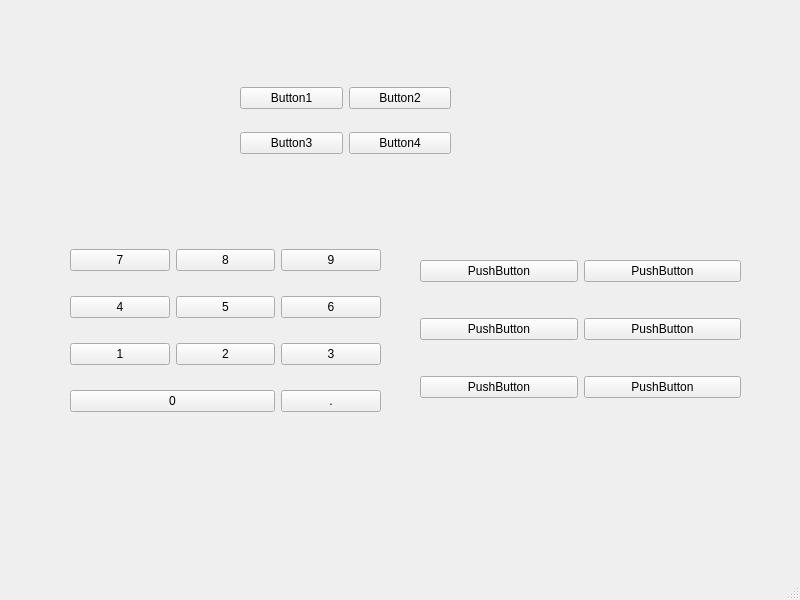
<?xml version="1.0" encoding="UTF-8"?>
<ui version="4.0">
 <class>MainWindow</class>
 <widget class="QMainWindow" name="MainWindow">
  <property name="geometry">
   <rect>
    <x>0</x>
    <y>0</y>
    <width>800</width>
    <height>600</height>
   </rect>
  </property>
  <property name="windowTitle">
   <string>MainWindow</string>
  </property>
  <widget class="QWidget" name="centralwidget">
   <widget class="QWidget" name="gridLayoutWidget">
    <property name="geometry">
     <rect>
      <x>420</x>
      <y>230</y>
      <width>321</width>
      <height>201</height>
     </rect>
    </property>
    <layout class="QGridLayout" name="gridLayout_3">
     <item row="0" column="1">
      <widget class="QPushButton" name="pushButton_16">
       <property name="text">
        <string>PushButton</string>
       </property>
      </widget>
     </item>
     <item row="0" column="0">
      <widget class="QPushButton" name="pushButton_15">
       <property name="text">
        <string>PushButton</string>
       </property>
      </widget>
     </item>
     <item row="1" column="1">
      <widget class="QPushButton" name="pushButton_18">
       <property name="text">
        <string>PushButton</string>
       </property>
      </widget>
     </item>
     <item row="1" column="0">
      <widget class="QPushButton" name="pushButton_17">
       <property name="text">
        <string>PushButton</string>
       </property>
      </widget>
     </item>
     <item row="2" column="0">
      <widget class="QPushButton" name="pushButton_19">
       <property name="text">
        <string>PushButton</string>
       </property>
      </widget>
     </item>
     <item row="2" column="1">
      <widget class="QPushButton" name="pushButton_20">
       <property name="text">
        <string>PushButton</string>
       </property>
      </widget>
     </item>
    </layout>
   </widget>
   <widget class="QWidget" name="">
    <property name="geometry">
     <rect>
      <x>240</x>
      <y>70</y>
      <width>211</width>
      <height>101</height>
     </rect>
    </property>
    <layout class="QGridLayout" name="gridLayout">
     <item row="0" column="0">
      <widget class="QPushButton" name="pushButton">
       <property name="text">
        <string>Button1</string>
       </property>
      </widget>
     </item>
     <item row="0" column="1">
      <widget class="QPushButton" name="pushButton_2">
       <property name="text">
        <string>Button2</string>
       </property>
      </widget>
     </item>
     <item row="1" column="0">
      <widget class="QPushButton" name="pushButton_3">
       <property name="text">
        <string>Button3</string>
       </property>
      </widget>
     </item>
     <item row="1" column="1">
      <widget class="QPushButton" name="pushButton_4">
       <property name="text">
        <string>Button4</string>
       </property>
      </widget>
     </item>
    </layout>
   </widget>
   <widget class="QWidget" name="">
    <property name="geometry">
     <rect>
      <x>70</x>
      <y>230</y>
      <width>311</width>
      <height>201</height>
     </rect>
    </property>
    <layout class="QGridLayout" name="gridLayout_2">
     <item row="0" column="0">
      <widget class="QPushButton" name="pushButton_12">
       <property name="text">
        <string>7</string>
       </property>
      </widget>
     </item>
     <item row="0" column="1">
      <widget class="QPushButton" name="pushButton_11">
       <property name="text">
        <string>8</string>
       </property>
      </widget>
     </item>
     <item row="0" column="2">
      <widget class="QPushButton" name="pushButton_13">
       <property name="text">
        <string>9</string>
       </property>
      </widget>
     </item>
     <item row="1" column="0">
      <widget class="QPushButton" name="pushButton_9">
       <property name="text">
        <string>4</string>
       </property>
      </widget>
     </item>
     <item row="1" column="1">
      <widget class="QPushButton" name="pushButton_8">
       <property name="text">
        <string>5</string>
       </property>
      </widget>
     </item>
     <item row="1" column="2">
      <widget class="QPushButton" name="pushButton_10">
       <property name="text">
        <string>6</string>
       </property>
      </widget>
     </item>
     <item row="2" column="0">
      <widget class="QPushButton" name="pushButton_5">
       <property name="text">
        <string>1</string>
       </property>
      </widget>
     </item>
     <item row="2" column="1">
      <widget class="QPushButton" name="pushButton_6">
       <property name="text">
        <string>2</string>
       </property>
      </widget>
     </item>
     <item row="2" column="2">
      <widget class="QPushButton" name="pushButton_7">
       <property name="text">
        <string>3</string>
       </property>
      </widget>
     </item>
     <item row="3" column="0" colspan="2">
      <widget class="QPushButton" name="zero">
       <property name="text">
        <string>0</string>
       </property>
      </widget>
     </item>
     <item row="3" column="2">
      <widget class="QPushButton" name="pushButton_14">
       <property name="text">
        <string>.</string>
       </property>
      </widget>
     </item>
    </layout>
   </widget>
  </widget>
  <widget class="QMenuBar" name="menubar">
   <property name="geometry">
    <rect>
     <x>0</x>
     <y>0</y>
     <width>800</width>
     <height>23</height>
    </rect>
   </property>
  </widget>
  <widget class="QStatusBar" name="statusbar"/>
 </widget>
 <resources/>
 <connections/>
</ui>
